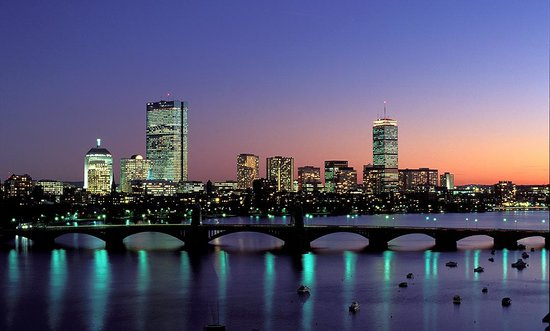
//> input picture OpenCV-Lab1/CS585_Lab1/boston.jpg, 550 x 331 px
$ ./Source   (built with g++ and OpenCV 4)
//> lines starting //> are read from the running program, lines starting //| are printed output that depends on the picture; after the words box and inside, x2 and y2 are one past the last pixel; in counts of white or black regions, pixels touching at a corner belong together
/**
CS585_Lab1.cpp
@author: Ajjen Joshi
@version: 1.0 9/2/2014

used for:
CS440 Lab: Introduction to OpenCV

--------------
This program introduces the following concepts:
a) Reading an image from a file, displaying the image, writing an image to a file
b) Image representation in OpenCV: BGR and grayscale
c) Basic thresholding
--------------
*/


//The #include directive tells the preprocessor to treat the contents of a specified file as if they appear in the source program at the point where the directive appears

//core library: a compact module defining basic data structures, including the dense multi-dimensional array Mat
//	and basic functions used by all other modules.
#include <opencv2/core/core.hpp>

//imgcodecs library: basics of reading/writing images
#include <opencv2/imgcodecs.hpp>

//image processing library:an image processing module that includes linear and non-linear image filtering,
//	geometrical image transformations (resize, affine and perspective warping, generic table-based remapping),
//	color space conversion, histograms, and so on
#include "opencv2/imgproc/imgproc.hpp"

//highgui library: an easy-to-use interface to video capturing, image and video codecs, as well as simple UI capabilities.
#include <opencv2/highgui/highgui.hpp>

#include <iostream>
#include <string>

using namespace cv;
using namespace std;

// These are the function signatures (declarations) for some functions we will use
// in today's lab. The function bodies (definitions) are underneath the
// main() function. In C++, functions must be declared or defined in the file before you attempt to use them.
// To help keep your file organized, you can provide a declaration (just the function signature)
// before you provide the body of the function. The arguments and return value of the declaration
// and definition must match exactly.

/**
Creates a grayscale image from a color image.

@param src The source color image
@param dst The destination grayscale image
*/
void myGrayScale(Mat& src, Mat& dst);

/**
Creates a tinted image from a color image.

@param src The source color image
@param dst The destination tinted image
@param channel The channel specifies the tint
*/
void myTintImage(Mat& src, Mat& dst, int channel);

/**
Creates a thresholded image from a grayscale image.

@param src The source color image
@param dst The destination tinted image
@param threshold The specified threshold intensity
*/
void myThresholdImage(Mat& src, Mat& dst, int threshold);

int main()
{
	//----------------
	//a) Reading an image from a file, displaying the image, writing an image to a file
	//----------------

	//Create a Mat object that will store the data of the loaded image.
	//For more information on the Mat object: http://docs.opencv.org/doc/tutorials/core/mat_the_basic_image_container/mat_the_basic_image_container.html
	Mat image;
	//For more information on operations with images: http://docs.opencv.org/doc/user_guide/ug_mat.html

	//The imread function loads an image from a file
	//Link for documentation: http://docs.opencv.org/modules/highgui/doc/reading_and_writing_images_and_video.html?highlight=imread#imread
	image = imread("boston.jpg", CV_LOAD_IMAGE_COLOR);
//> image is the input picture: 331 rows x 550 cols, CV_8UC3; mean B, G, R 112.6, 84.7, 87.1

	//cout is the command to print things to the command line in C++
	//endl inserts an end of line character / line break
	cout << "ORIGINAL IMAGE" << endl;
	cout << "no_rows: " << image.rows << endl; //print number of rows
//| no_rows: 331
	cout << "no_cols: " << image.cols << endl; //print number of cols
//| no_cols: 550
	cout << "no_channels: " << image.channels() << endl; //print numbers of channels
//| no_channels: 3
	cout << "image type: " << image.type() << endl; //print image type
//| image type: 16

	//Click here to see the mapping of Type to Numbers in OpenCV: http://ninghang.blogspot.com/2012/11/list-of-mat-type-in-opencv.html
	Vec3b intensity = image.at<Vec3b>(100, 100);
//> intensity = [138, 87, 91]
	cout << "intensity: " << intensity << endl; //print intensity values
//| intensity: [138, 87, 91]
	cout << "---------------" << endl << endl;

	//namedWindow is the OpenCV function for creating a new window
	//Link for documentation: http://docs.opencv.org/modules/highgui/doc/user_interface.html?highlight=namedwindow#namedwindow
	namedWindow("Image View Original", 1);

	//imshow is the OpenCV command for display an image in a window.
	//The arguments are the name of the window, used with the namedWindow() function,
	//and the image data, in a Mat structure
	imshow("Image View Original", image);

	if (image.empty())                      // Check for invalid input
	{
		cout << "Could not open or find the image" << std::endl;
		return 0;
	}

	//----------------
	//b) Image representation in OpenCV: BGR and grayscale
	//----------------

	//Create a Mat object that will store the data of the grayscale image
	Mat gray_image = Mat::zeros(image.rows, image.cols, CV_8UC1);
	//Call the myGreyScale function
	myGrayScale(image, gray_image);
//> after the loop in myGrayScale, `for (int i = 0; i < src.rows; i++)`:
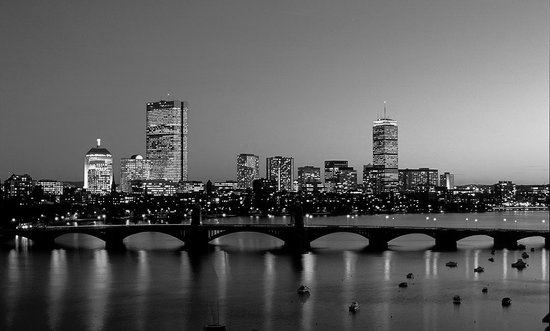
//> dst: 331 rows x 550 cols, CV_8UC1; min 0, max 254, mean 94.5
	//Create a new window and display your grayscale image
	namedWindow("Image View Grayscale", 1);
	imshow("Image View Grayscale", gray_image);
	cout << "GRAYSCALE IMAGE" << endl;
	cout << "no_rows: " << gray_image.rows << endl;
//| no_rows: 331
	cout << "no_cols: " << gray_image.cols << endl;
//| no_cols: 550
	cout << "no_channels: " << gray_image.channels() << endl;
//| no_channels: 1
	cout << "image type: " << gray_image.type() << endl;
//| image type: 0

	int gray_intensity = gray_image.at<uchar>(100, 100);
//> gray_intensity = 94
	cout << "intensity: " << gray_intensity << endl;
//| intensity: 94
	cout << "---------------" << endl << endl;

	//imwrite is the OpenCV command to write an image to a file.
	//The arguments are the filename and the image Mat object
	imwrite("grayscale_image.jpg", gray_image);


	//Create a Mat object that will store the data of the tinted image
	Mat tint_image = Mat::zeros(image.rows, image.cols, CV_8UC1);
	//Call the myTintImage function
	int chan = 2; //0: BLUE channel, 1: GREEN channel, 2: RED channel
	myTintImage(image, tint_image, chan);
//> after the loop in myTintImage, `for (int i = 0; i < src.rows; i++)`:
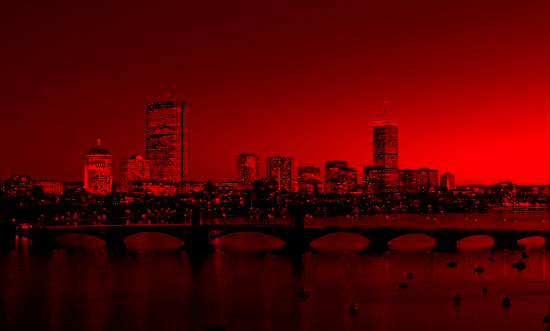
//> dst: 331 rows x 550 cols, CV_8UC3; mean B, G, R 0, 0, 87.1
	//Create a new window and display your tinted image
	namedWindow("Image View Tint", 1);
	imshow("Image View Tint", tint_image);
	imwrite("tint_image.jpg", tint_image);

	//----------------
	//c) Basic thresholding
	//----------------
	//Create a Mat object that will store the data of the thresholded image
	Mat thres_image = Mat::zeros(image.rows, image.cols, CV_8UC1);
	int thres = 128;
	//Call the threshold
	myThresholdImage(gray_image, thres_image, thres);
//> after the loop in myThresholdImage, `for (int i = 0; i < src.rows; i++)`:
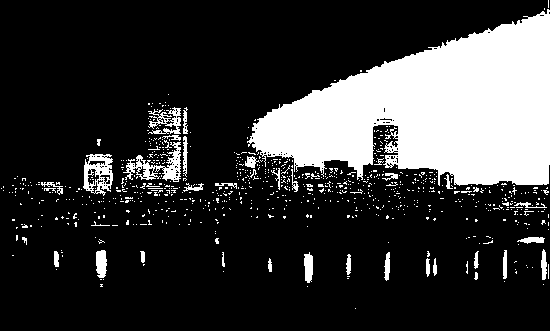
//> dst: 331 rows x 550 cols, CV_8UC1; 21.3% white; 795 white regions (755 under 20 px), largest, box (x1, y1, x2, y2) and area: (247, 9, 550, 186) 32015, (123, 142, 181, 182) 809, (83, 154, 113, 196) 718
	//Create a new window and display your thresholded image
	namedWindow("Image View Thres", 1);
	imshow("Image View Thres", thres_image);
	imwrite("threshold_image.jpg", thres_image);

	//A call to waitKey() starts a message passing cycle that waits for a key stroke in the "image" window
	char key = waitKey(0);
//> the space key is pressed

	//Using cout, different types of output can be chained together using the << operator
	cout << "You pressed " << key << "." << endl;

	//in C++, main returns an integer, which is usually 0 by convention
	return 0;
}

//Creates a grayscale image from a color image.
void myGrayScale(Mat& src, Mat& dst) {
	//Different algorithms for converting color to grayscale: http://www.johndcook.com/blog/2009/08/24/algorithms-convert-color-grayscale/
	dst = Mat::zeros(src.rows, src.cols, CV_8UC1); //Returns a zero array of same size as src mat, and of type CV_8UC1
	for (int i = 0; i < src.rows; i++){
		for (int j = 0; j < src.cols; j++){
			//For each pixel, compute the average intensity of the 3 color channels
			Vec3b intensity = src.at<Vec3b>(i,j); //Vec3b is a vector of 3 uchar (unsigned character)
			int avg = (intensity[0] + intensity[1] + intensity[2])/3;
			dst.at<uchar>(i,j) = avg;
		}
	}
	cvtColor(src, dst, CV_BGR2GRAY); //cvtColor documentation: http://docs.opencv.org/modules/imgproc/doc/miscellaneous_transformations.html
}

//Creates a tinted image from a color image.
void myTintImage(Mat& src, Mat& dst, int channel) {
	dst = src.clone(); //the clone methods creates a deep copy of the matrix
	for (int i = 0; i < src.rows; i++){
		for (int j = 0; j < src.cols; j++){
		//For each pixel, suppress the channels other than that passed in the argument of the function
			dst.at<Vec3b>(i,j)[(channel + 1)%3] = 0;
			dst.at<Vec3b>(i,j)[(channel + 2)%3] = 0;
		}
	}
}

//Creates a thresholded image from a grayscale image.
void myThresholdImage(Mat& src, Mat& dst, int threshold) {
	dst = src.clone();
	for (int i = 0; i < src.rows; i++){
		for (int j = 0; j < src.cols; j++){
			//For each pixel, assign intensity value of 0 if below threshold, else assign intensity value of 255
			int intensity = src.at<uchar>(i,j);
			if (intensity < threshold) {
				dst.at<uchar>(i,j) = 0;
			}
			else {
				dst.at<uchar>(i,j) = 255;
			}
		}
	}
}

//Other useful links:
//Passing arguments to C++ functions
//	by value: http://www.learncpp.com/cpp-tutorial/72-passing-arguments-by-value/
//  by reference: http://www.learncpp.com/cpp-tutorial/73-passing-arguments-by-reference/
//	by address: http://www.learncpp.com/cpp-tutorial/74-passing-arguments-by-address/
